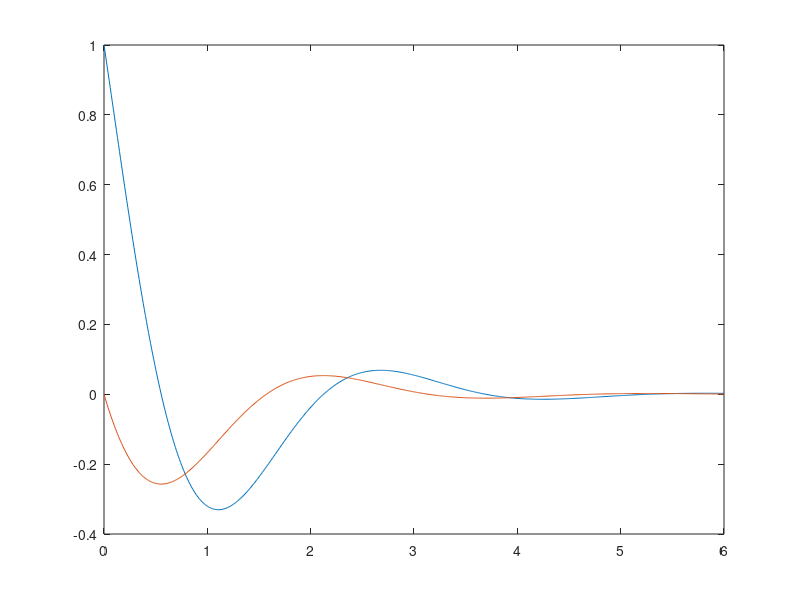

Write the MATLAB code that produced this figure.
A = [ -2 5; -1 0 ]

%%

u0 = [1;0];
t = linspace(0,6,600);  % times for plotting
u = zeros(length(t),length(u0));
for j=1:length(t)
    ut = expm(t(j)*A)*u0;  
    u(j,:) = ut';
end

%%
plot(t,u)
